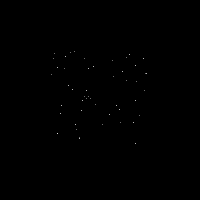
Frame 1 (no input)
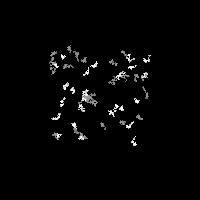
Frame 60 (the mouse pressed at the canvas centre just before this capture)
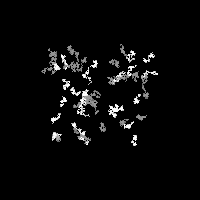
Frame 120 (the mouse held since frame 60 and released just before this capture)

The Processing sketch that drew these frames (run headless with seeded random() and noise(); from frame 60 on, the mouse is pressed at the canvas centre):

// Processing sketch: processing_40917
// ── processing_40917.pde

Blob[] pin = new Blob[25];
Blob2[] pin2 = new Blob2[25];


void setup(){
  background(0);
  size(200,200);
  smooth();

  
  for(int i=0; i<pin.length;i++){
    pin[i]= new Blob(random(50,150),random(50,150));//this sets the conditions for the first set of points within the array
  }
  for (int j=0; j<pin2.length;j++){
    pin2[j]= new Blob2(random(50,150),random(50,150));//sets conditions for second set of pionts within the array
  }
}

void draw(){//this draws both points with respect to what was set up in the class
  
  for(int i=0; i<pin.length; i++){
    pin[i].move();
    pin[i].display();
  }
  for(int j=0; j<pin2.length; j++){
    pin2[j].move();
    pin2[j].display();
  }
}





class Blob{  //this sets up the first set of points that move across the screen
  
  float x1;
  float y1;
  
  Blob(float x1_,float y1_){
    
    x1= x1_;
    y1= y1_;
  }
  
  void display(){
    stroke(150);
    point(x1,y1);
  }
  
  void move(){
    x1=x1+random(-1,1);
    y1= y1+ random(-1,1);
  }
}



class Blob2{  //this sets up the second points that move across the screen
  
  float x2;
  float y2;
  
  Blob2(float x2_,float y2_){
    x2= x2_;
    y2= y2_;
  }
  
  void display(){
    stroke(255);
    point(x2,y2);
  }
  
  void move(){
    x2=x2+random(-1,1);
    y2= y2+ random(-1,1);
  }
}
